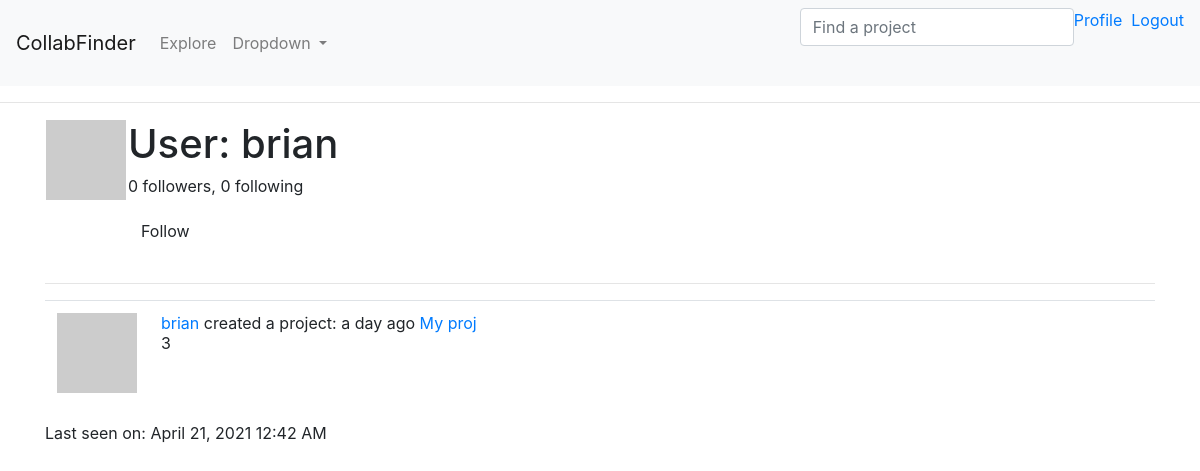
The page /user/brian (signed in) on the database as committed earlier.
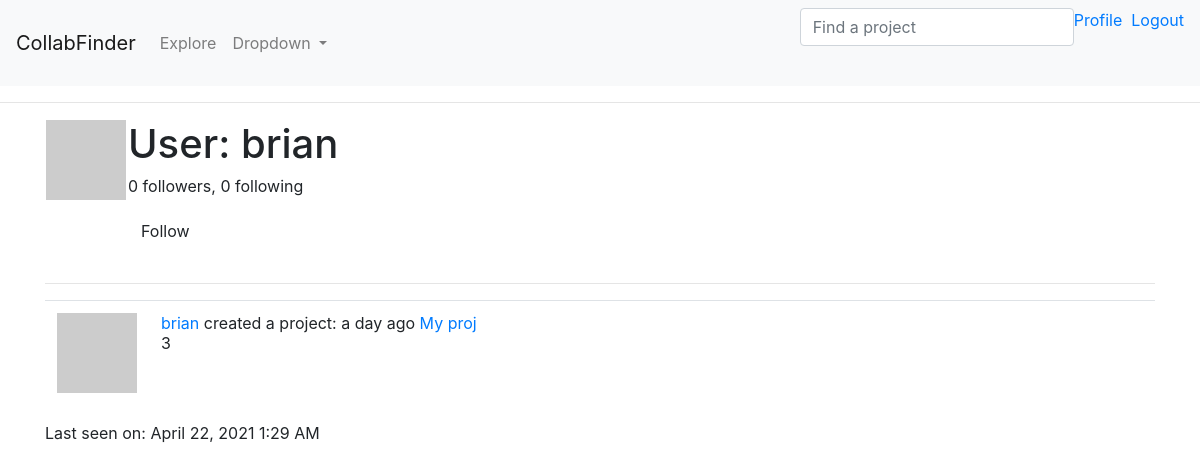
The same page on the database as committed later.
### app/models.py (models this page shows, shortened)
class User(UserMixin, db.Model):
    id = db.Column(db.Integer, primary_key=True)
    username = db.Column(db.String(64), index=True, unique=True)
    role_id = db.Column(db.Integer, db.ForeignKey('role.id'))
    email = db.Column(db.String(120), index=True, unique=True)
    password_hash = db.Column(db.String(128))
    projects = db.relationship('Project', backref='creator', lazy='dynamic') # only keep for ProjMember __init__?
    about_me = db.Column(db.String(140))
    last_seen = db.Column(db.DateTime, default=datetime.utcnow)
    followed = db.relationship( # Looking at relationship from follower (one) --> following (many), this yield the right side (those followed)
        'User', secondary=followers, #Self-ref, association table
        primaryjoin=(followers.c.follower_id == id), #condition to join left side (follower) w/ assoc. table
        secondaryjoin=(followers.c.followed_id == id),
        backref=db.backref('followers', lazy='dynamic'), lazy='dynamic') #defines how this relationship will be accessed from the right side entity
    proj_requests = db.relationship('JoinRequest', back_populates='user',
                        lazy='dynamic',cascade="all, delete-orphan") # cascade to remove
    last_notif_read_time = db.Column(db.DateTime)
    member_of = db.relationship('ProjMember',back_populates='user',
                        lazy='dynamic',cascade="all, delete-orphan")
    def __init__(self, **kwargs):
        super(User, self).__init__(**kwargs)
        if self.role is None: # lint error because backrefd
            if self.email in current_app.config['ADMINS']:
                self.role = Role.query.filter_by(name='Admin').first()
            if self.role is None:
                self.role = Role.query.filter_by(default=True).first()
    def is_following(self, user):
        return self.followed.filter(
            followers.c.followed_id == user.id).count() > 0 # checking if 1 or 0
    def avatar(self, size):
        digest = md5(self.email.lower().encode('utf-8')).hexdigest()
        return 'https://www.gravatar.com/avatar/{}?d=identicon&s={}'.format(digest, size)

class Project(SearchableMixin, db.Model):
    __searchable__ = ['category','name','descr'] # add 'tags' and 'wanted_positions' when JSON figured out
    id = db.Column(db.Integer, primary_key=True)
    category = db.Column(db.String(60))
    name = db.Column(db.String(60))
    descr = db.Column(db.String(140))
    skill_level = db.Column(db.String(20))
    setting = db.Column(db.String(20))
    chat_link = db.Column(db.String(512)) # Discord, slack etc.
    language = db.Column(db.String(5))
    timestamp = db.Column(db.DateTime, index=True, default=datetime.utcnow) # index to retrieve projs in chron. order
    user_id = db.Column(db.Integer, db.ForeignKey('user.id')) #creator ID (want this to be many to one: many creator to one proj)
    __mapper_args__ = {'polymorphic_on': category}
    tags = db.relationship( # Looking at relationship from project (one) --> tags (many)
        'Tag', secondary=tag_map, #Self-ref, association table
        backref=db.backref('tag_map', lazy='dynamic'), lazy='dynamic') #defines how this relationship will be accessed from the right side entity
    wanted_positions = db.relationship( # represented by 'w_pos' for kind arg in tag functions
        'Position', secondary=position_map,
        backref=db.backref('position_map', lazy='dynamic'), lazy='dynamic')
    user_requests = db.relationship('JoinRequest', back_populates='project',cascade="all, delete-orphan", lazy='dynamic') # try setting to __tablename__
    members = db.relationship('ProjMember',back_populates='project',
                        lazy='dynamic',cascade="all, delete-orphan")

class Learning(Project):
    __mapper_args__ = {'polymorphic_identity': 'learning'}
    id = db.Column(db.Integer, db.ForeignKey('project.id'), primary_key=True)
    field_name = 'learning' #SelectField option in form
    pace = db.Column(db.String(60))
    learning_category = db.Column(db.String(60))
    subject = db.Column(db.String(60)) #still have to figure out how to implement this
    resource = db.Column(db.String(70)) #can be textbook, playlist, etc.

class SearchableMixin(object):
    @classmethod
    def before_commit(cls, session):
        session._changes = {
            'add': list(session.new),
            'update': list(session.dirty),
            'delete': list(session.deleted)
        }
    @classmethod
    def after_commit(cls, session):
        for obj in session._changes['add']:
            if isinstance(obj, SearchableMixin):
                add_to_index(obj.__tablename__, obj)
        for obj in session._changes['update']:
            if isinstance(obj, SearchableMixin):
                add_to_index(obj.__tablename__, obj)
        for obj in session._changes['delete']:
            if isinstance(obj, SearchableMixin):
                remove_from_index(obj.__tablename__, obj)
        session._changes = None

class Project(SearchableMixin, db.Model):
    __searchable__ = ['category','name','descr'] # add 'tags' and 'wanted_positions' when JSON figured out
    id = db.Column(db.Integer, primary_key=True)
    category = db.Column(db.String(60))
    name = db.Column(db.String(60))
    descr = db.Column(db.String(140))
    skill_level = db.Column(db.String(20))
    setting = db.Column(db.String(20))
    chat_link = db.Column(db.String(512)) # Discord, slack etc.
    language = db.Column(db.String(5))
    timestamp = db.Column(db.DateTime, index=True, default=datetime.utcnow) # index to retrieve projs in chron. order
    user_id = db.Column(db.Integer, db.ForeignKey('user.id')) #creator ID (want this to be many to one: many creator to one proj)
    __mapper_args__ = {'polymorphic_on': category}
    tags = db.relationship( # Looking at relationship from project (one) --> tags (many)
        'Tag', secondary=tag_map, #Self-ref, association table
        backref=db.backref('tag_map', lazy='dynamic'), lazy='dynamic') #defines how this relationship will be accessed from the right side entity
    wanted_positions = db.relationship( # represented by 'w_pos' for kind arg in tag functions
        'Position', secondary=position_map,
        backref=db.backref('position_map', lazy='dynamic'), lazy='dynamic')
    user_requests = db.relationship('JoinRequest', back_populates='project',cascade="all, delete-orphan", lazy='dynamic') # try setting to __tablename__
    members = db.relationship('ProjMember',back_populates='project',
                        lazy='dynamic',cascade="all, delete-orphan")

### app/main/routes.py (the view)
@bp.route('/user/<username>')
@login_required
def user(username):
    user = User.query.filter_by(username=username).first_or_404()
    page = request.args.get('page', 1, type=int)
    projects = user.projects.order_by(Project.timestamp.desc()).paginate(
        page, current_app.config['PROJECTS_PER_PAGE'], False)
    next_url = url_for('main.user', username=user.username,
                       page=projects.next_num) if projects.has_next else None
    prev_url = url_for('main.user', username=user.username,
                       page=projects.prev_num) if projects.has_prev else None
    form = EmptyForm()
    return render_template('user.html', user=user, projects=projects.items,
                           next_url=next_url, prev_url=prev_url, form=form)

### app/main/forms.py
class SearchForm(FlaskForm):
    q = StringField(_l('Find a project'), validators=[DataRequired()])
    def __init__(self, *args, **kwargs):
        if 'formdata' not in kwargs:
            kwargs['formdata'] = request.args # for the GET request
        if 'csrf_enabled' not in kwargs:
            kwargs['csrf_enabled'] = False
        super(SearchForm, self).__init__(*args, **kwargs)

class EmptyForm(FlaskForm):
    submit = SubmitField('Submit')

### app/main/__init__.py (called while the page is built)
@bp.app_context_processor
def inject_permissions(proj=None):
    if proj:
        return dict(Permission=ProjPerm)
    else:
        return dict(Permission=SitePerm)

### app/main/routes.py (called while the page is built)
@bp.before_app_request
def before_request():
    if current_user.is_authenticated:
        current_user.last_seen = datetime.utcnow()
        db.session.commit()
    g.search_form = SearchForm() # g variable is specific to each request and each client
    g.locale = str(get_locale())

### app/models.py (called while the page is built)
@login.user_loader
def load_user(id):
    return User.query.get(int(id))

### app/templates/user.html (shortened to what this page needs)
{% extends "base.html" %}
{% block content %}
    <table>
        <tr valign="top">
            <td><img src="{{ user.avatar(128) }}"></td>
            <td>
                <h1>{{ _('User') }}: {{ user.username }}</h1>
                <p>{{ _('%(count)d followers', count=user.followers.count()) }}, {{ _('%(count)d following', count=user.followed.count()) }}</p>
                {% if user == current_user %}
                    <p><a href="{{ url_for('main.edit_profile') }}">{{ _('Edit your profile') }}</a></p>
                {% elif not current_user.is_following(user) %}
                <p>
                    <form action="{{ url_for('main.follow', username=user.username) }}" method="post">
                        {{ form.submit(value=_('Follow'), class_='btn btn-default') }}
                    </form>
                </p>
                {% endif %}
            </td>
        </tr>
    </table>
    <hr>
    {% for project in projects %}
        {% include '_proj_pvw.html' %}
    {% endfor %}
    {% if user.last_seen %}
    <p>Last seen on: {{ moment(user.last_seen).format('LLL') }}</p>
    {% endif %}
{% endblock %}

### app/templates/base.html (shortened to what this page needs)
<html>
    <head>
        <link rel="stylesheet" href="https://cdn.jsdelivr.net/npm/bootstrap@4.6.0/dist/css/bootstrap.min.css">
    </head>
    <body>
        <nav class="navbar navbar-expand-lg navbar-light bg-light">
            <a class="navbar-brand" href="{{ url_for('main.index') }}">CollabFinder</a>
            <div class="collapse navbar-collapse" id="navbarSupportedContent">
              <ul class="navbar-nav mr-auto">
                <li class="nav-item">
                  <a class="nav-link" href="{{ url_for('main.explore') }}">{{ _('Explore') }}</a>
                </li>
                <li class="nav-item dropdown">
                  <a class="nav-link dropdown-toggle" href="#" id="navbarDropdown" role="button" data-toggle="dropdown" aria-haspopup="true" aria-expanded="false">
                    Dropdown
                  </a>
                </li>
              </ul>
              <ul class="nav navbar-nav navbar-right">
                {% if g.search_form %}
                  <form class="navbar-form" method="get"
                          action="{{ url_for('main.search') }}">
                      <div class="form-group">
                          {{ g.search_form.q(size=20, class='form-control',
                              placeholder=g.search_form.q.label.text) }}
                      </div>
                  </form>
                  {% endif %}
                {% if current_user.is_anonymous %}
                <li><a href="{{ url_for('auth.login') }}">{{ _('Login') }}</a></li>
                {% else %}
                <li><a href="{{ url_for('main.user', username=current_user.username) }}">{{ _('Profile') }} &nbsp; </a></li>
                <li><a href="{{ url_for('auth.logout') }}">{{ _('Logout') }}</a></li>
                {% endif %}
              </ul>
            </div>
          </nav>
        <hr>
        <div class="container">
            {% block content %}{% endblock %}
        </div>
  </body>
</html>

### app/templates/_proj_pvw.html
<table class="table table-hover">
    <tr>
        <td width="70px">
            <a href="{{ url_for('main.user', username=project.creator.username) }}">
                <img src="{{ project.creator.avatar(70) }}" />
            </a>
        </td>
        <td>
            <a href="{{ url_for('main.user', username=project.creator.username) }}">
                {{ project.creator.username }}
            </a>
            {{ _('%(username)s created a project: %(when)s',
                    username=user_link, when=moment(project.timestamp).fromNow()) }}
            <a href="{{url_for('main.project', project_id=project.id)}}">{{ project.name }}</a><br>
            {{ project.descr }}
        </td>
    </tr>
</table>

Rows that differ between the two databases and show on the page:
changed User "brian": last_seen "April 21, 2021 12:42 AM" → "April 22, 2021 1:29 AM"
